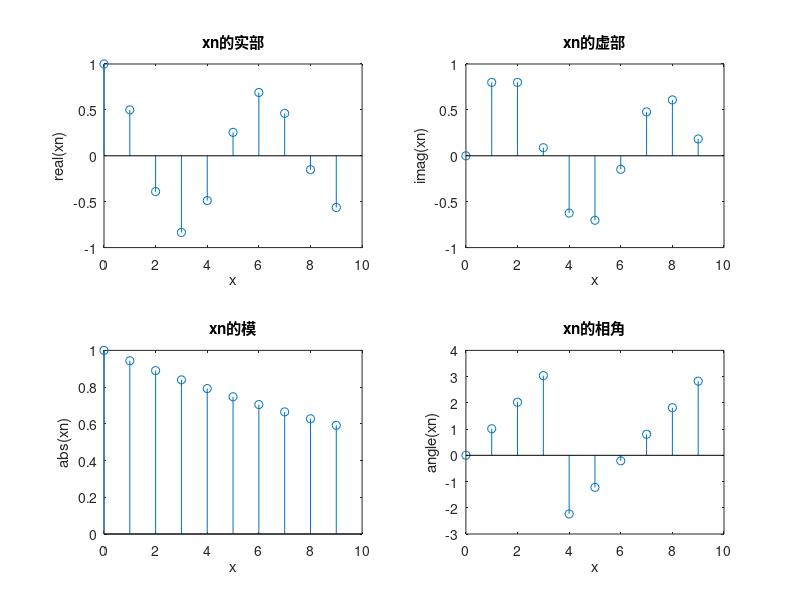
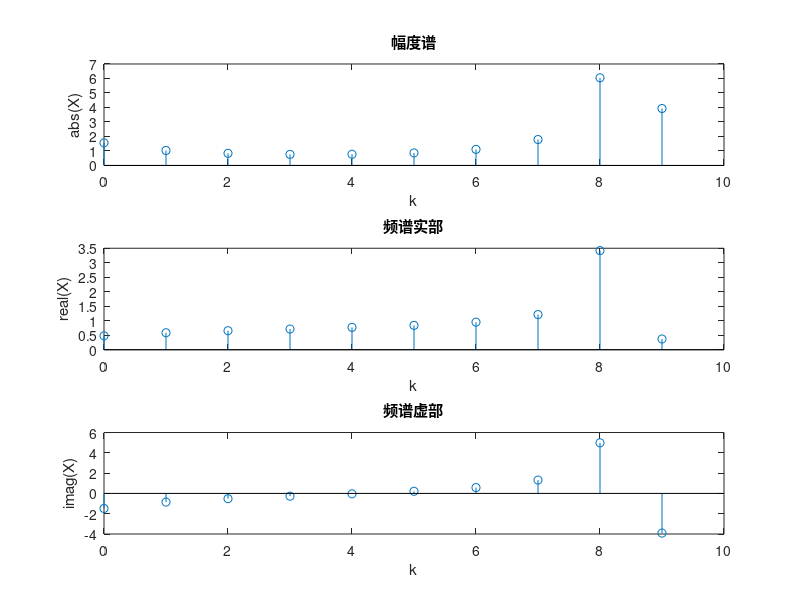

Reproduce these figures in MATLAB, in order.
clear;
clc;
n=0:9;    %设置自变量区间
xn=(0.5+1j*0.8).^n;%计算相应的x(n)
k=0:9;    %设置DFT采样长度
X=dftmtx(10)*xn';%DFT变换

figure(1);%画出原序列的实部、虚部、模、相角
subplot(2,2,1);stem(n,real(xn));xlabel('x');ylabel('real(xn)');title('xn的实部');
subplot(2,2,2);stem(n,imag(xn));xlabel('x');ylabel('imag(xn)');title('xn的虚部');
subplot(2,2,3);stem(n,abs(xn));xlabel('x');ylabel('abs(xn)');title('xn的模');
subplot(2,2,4);stem(n,angle(xn));xlabel('x');ylabel('angle(xn)');title('xn的相角');

figure(2);%画出频谱的幅度谱、频谱实部、频谱虚部
subplot(3,1,1);stem(k,abs(X));xlabel('k');ylabel('abs(X)');title('幅度谱');
subplot(3,1,2);stem(k,real(X));xlabel('k');ylabel('real(X)');title('频谱实部');
subplot(3,1,3);stem(k,imag(X));xlabel('k');ylabel('imag(X)');title('频谱虚部');